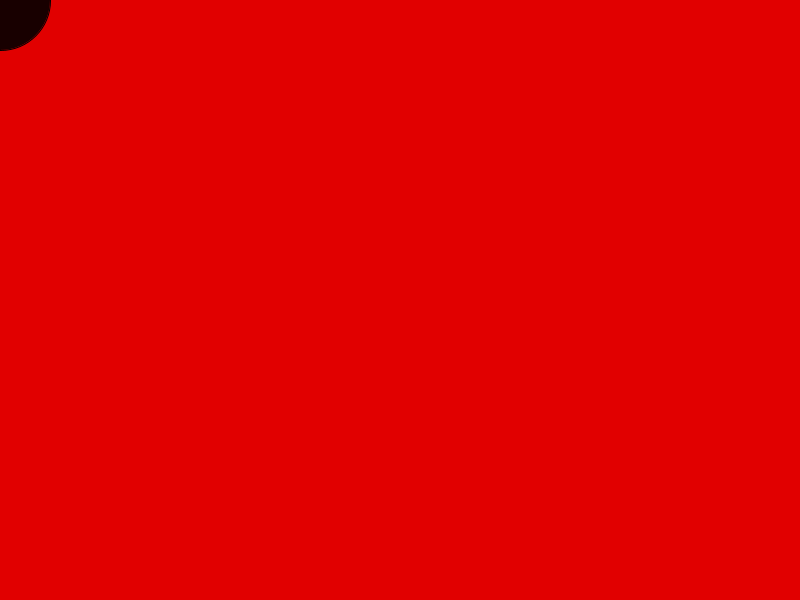
Frame 1 (no input)
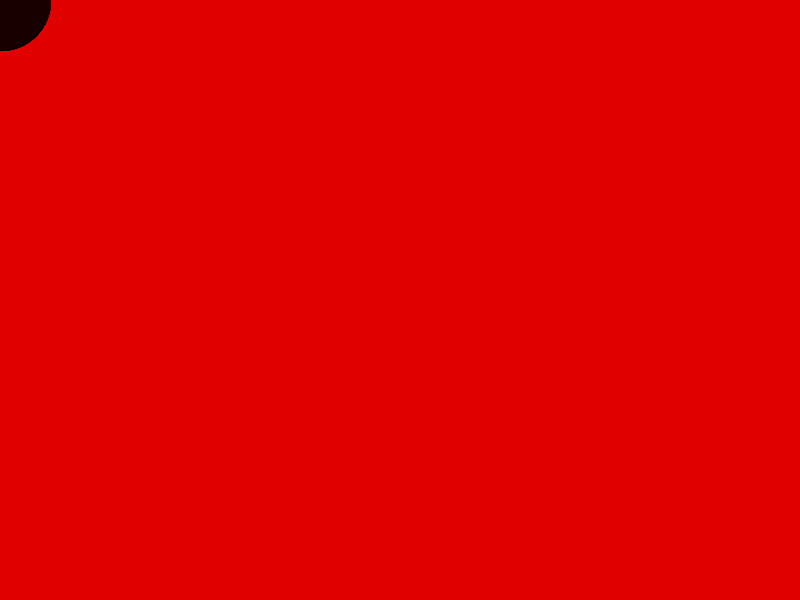
Frame 60 (the mouse pressed at the canvas centre just before this capture)
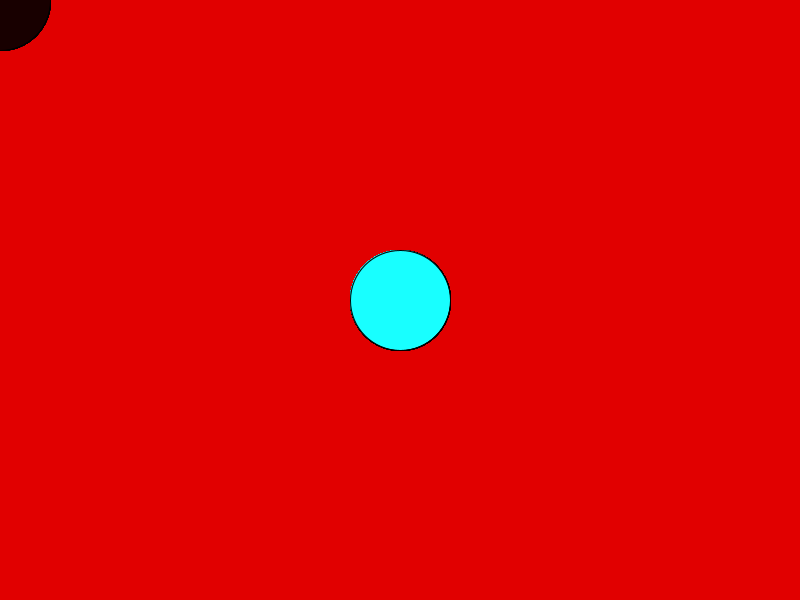
Frame 120 (the mouse held since frame 60 and released just before this capture)

The Processing sketch that drew these frames (run headless with seeded random() and noise(); from frame 60 on, the mouse is pressed at the canvas centre):

// Processing sketch: zuijiandan
// ── zuijiandan.pde
//student name
//date
//sketch title
//brief desctiption


void setup() {
  size(800,600);
  background(225,0,0);
  
}
  
  
  void draw() {
  fill(24,mouseX,mouseY);
  //cicrle at x 400 y 300 width 100 height 100
  ellipse(mouseX,mouseY,100,100);
  
  }
  
  
  void keyPressed(){
  
}
